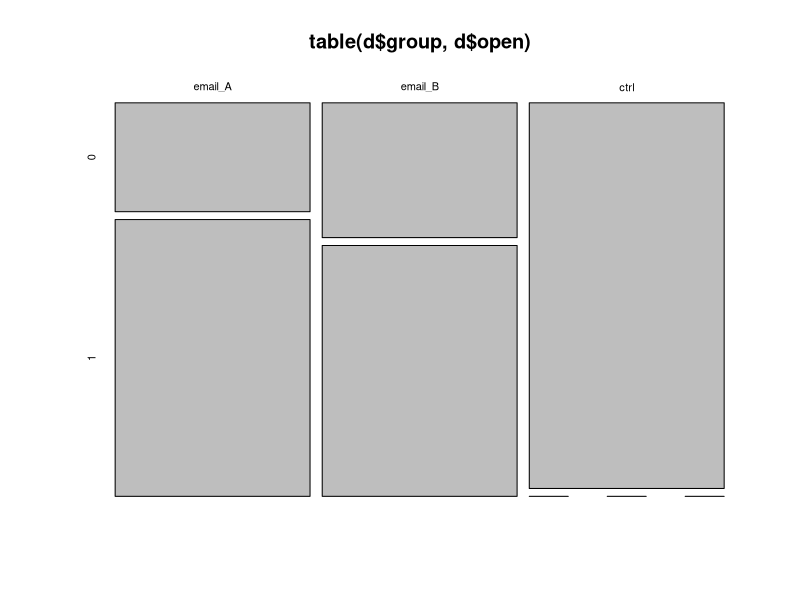
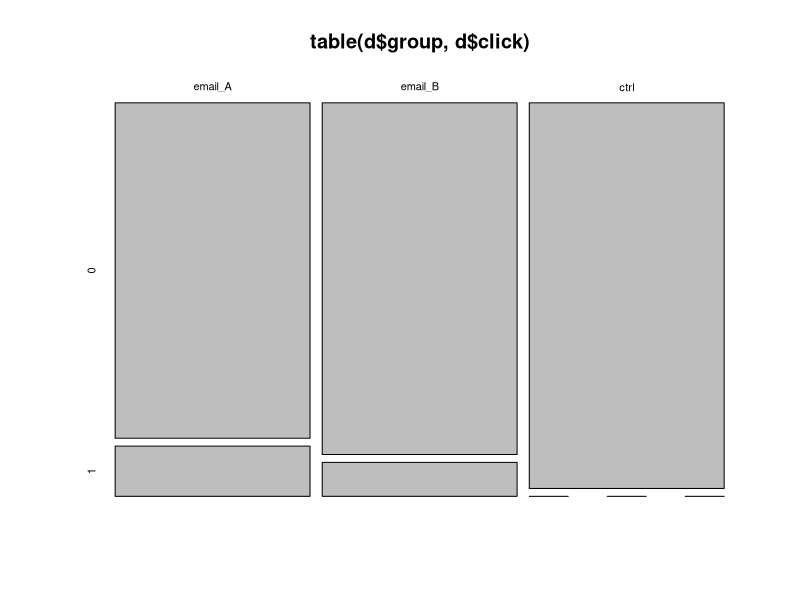
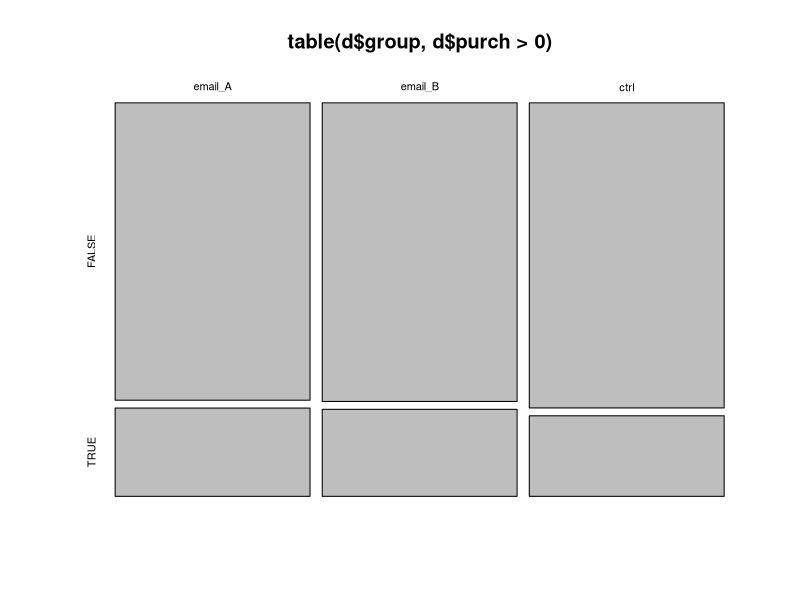
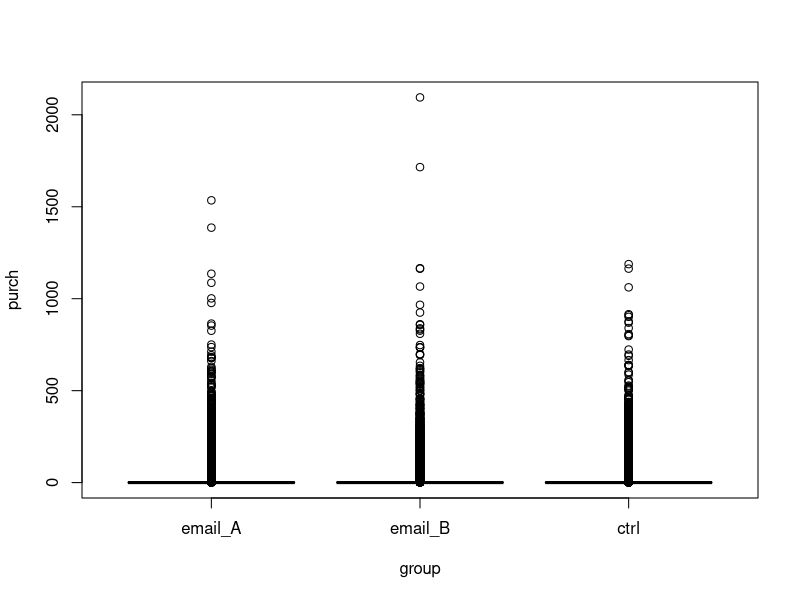

Write R code to recreate these figures, in order. (Note: this script raises an error after producing the figures.)
# Data generation for A/B Testing Workshop
# Elea McDonnell Feit
# 7 June 2019

# Generates synthetic data for a hypothetical online wine retailer. 

set.seed(07220978) 

N <- 123988 # number of users in the test

d <- data.frame(user_id = 1000001:(1000000 + N), 
                cpgn_id = "1901Email")

# baseline covariates -----
# past purchases (by category)
library(MASS)
Sigma <- matrix(c(1, 0.3, -0.4, -0.4, 
                  0.3, 1, -0.3, -0.3, 
                  -0.4, -0.3, 1, 0.2, 
                  -0.4, -0.3, 0.2, 1), nrow=4)
t <- exp(mvrnorm(N, mu=c(5, 5, 4, 3.5), Sigma=Sigma))
t <- t*sample(c(0,1), size=N*4, replace=TRUE, prob=c(0.7,0.3))
t[t<10] <- 0
t <- round(t, digits=2)
d$chard <- t[,1]
d$sav_blanc <- t[,2]
d$syrah <- t[,3]
d$cab <- t[,4]
d$past_purch <- d$chard + d$sav_blanc + d$syrah + d$cab
# last purchase date
d$last_purch = round(rexp(N, rate = 1/90))
# website visits
d$visits = rpois(N, 5 + d$past_purch/200)
d$visits[d$visits < 0] <- 0
d$visits[d$visits == 0 & d$past_purch > 0] <- 1 # at least one visit for purchasers


# RANDOMIZED treatment assignment -----
# simple random assignment (N known in advance)
# d$group <- sample(c("email_A", "email_B", "ctrl"), size=N, 
#                      replace=TRUE, prob=rep(1/3, 3))
# complete random assignment (N not known in advance)
d$group <- NA
rand <- sample(1:N, size=N)
d$group[rand][1:round(N/3)] <- "email_A"
d$group[rand][1:round(N/3) + round(N/3)] <- "email_B"
d$group[is.na(d$group)] <- "ctrl"
d$group <- factor(d$group, c("email_A", "email_B", "ctrl"))

# test outcomes -----
p <-  1/(1+exp(-1 - d$past_purch/100 + d$last_purch/60 - 0.5*(d$group=="email_A")))
d$open <- (runif(N) < p) * 1
d$open[d$group == "ctrl"] <- 0
p <- 1/(1+exp(2 - 0.5*(d$group=="email_A") - 0.5*(d$syrah >0)*(d$group=="email_B")))
d$click <- (runif(N) < p) * 1
d$click[!(d$open==1)] <- 0
p <-  1/(1+exp(1 - d$past_purch/300 + d$last_purch/60 - 1*(d$click==1)))
d$purch <- round(exp(rnorm(N, mean=3.6, sd=1)) * (runif(N) < p), 2)

# inspect and write out -----
summary(d)
summary(d$open >= d$click)
summary(d$past_purch>0 & d$visits==0)
mosaicplot(table(d$group, d$open))
prop.test(table(d$group, d$open))
mosaicplot(table(d$group, d$click))
prop.test(table(d$group, d$click))
mosaicplot(table(d$group, d$purch>0))
prop.test(table(d$group, d$purch==0))
plot(purch ~ group, data=d)

d <- d[,c(1:2, 10:13, 3:9)]
write.csv(d, file="resources/ab-data.csv", row.names = FALSE)
